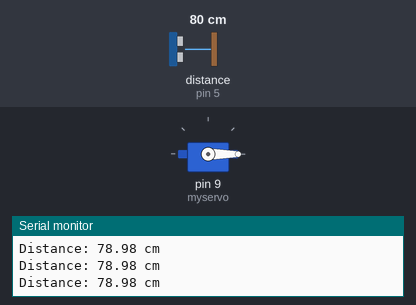
The sketch below on a simulated Arduino Uno, built with avr-gcc and run on an emulated ATmega328P. Parts: servo, the last lines printed to the serial monitor. Wiring (inferred from the names in the program): ultrasonic range finder: trigger pin 6; echo pin 5. The test bench sets the inputs (shaded band); at power-on: distance to the obstacle (sensor on pin 5) 80 cm. The echo pulse lasts 58.3 µs per cm.

Above: at 1.2 s.
1.3 s: distance to the obstacle (sensor on pin 5) set to 18 cm
4.3 s: distance to the obstacle (sensor on pin 5) set to 14 cm
At 5.2 s:
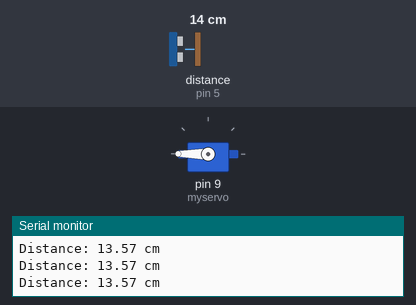
5.8 s: distance to the obstacle (sensor on pin 5) set to 35 cm
At 6.3 s:
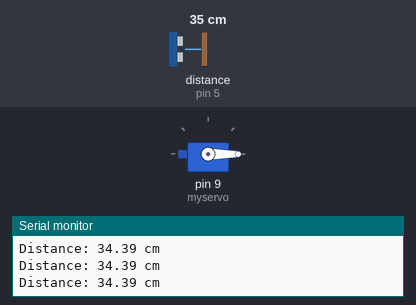
8.8 s: distance to the obstacle (sensor on pin 5) set to 12 cm
At 9.1 s:
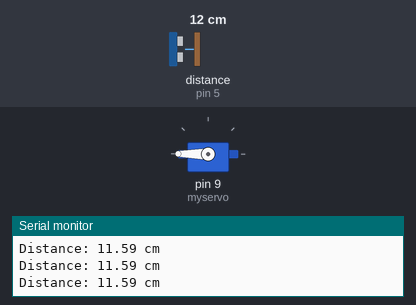
Timing chart, 0 to 11.8 s (numbered marks = the images above; inputs shaded):
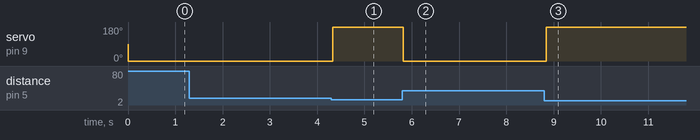

The sketch:

Ultrasonic_and_Servo_motor_Revision.ino
```cpp
#include <Servo.h>
Servo myservo;

const int trigPin = 6;
const int echoPin = 5;

void setup() {
  Serial.begin(9600);
  pinMode(trigPin, OUTPUT);
  pinMode(echoPin, INPUT);
  myservo.attach(9);
}

void loop() {
  // Send ultrasonic pulse
  digitalWrite(trigPin, LOW);
  delayMicroseconds(2);
  digitalWrite(trigPin, HIGH);
  delayMicroseconds(10);
  digitalWrite(trigPin, LOW);

  // Read echo return time
  long duration = pulseIn(echoPin, HIGH);

  // Calculate distance in cm
  float distance = duration * 0.034 / 2;

  // Display distance
  Serial.print("Distance: ");
  Serial.print(distance);
  Serial.println(" cm");

  if(distance <= 15) {
       myservo.write(180);
}
  else{
       myservo.write(0);
         }}
```

Untitled.ino
```cpp

```

Measured:
- the behaviour switches between 16 and 15 cm on distance to the obstacle (sensor on pin 5) (found by bisection; images 0 and 1)
- after the input at 4.3 s, servo on pin 9 (myservo): 0° → 180° at once
- after the input at 5.8 s, servo on pin 9 (myservo): 180° → 0° at once
- after the input at 8.8 s, servo on pin 9 (myservo): 0° → 180° at once
